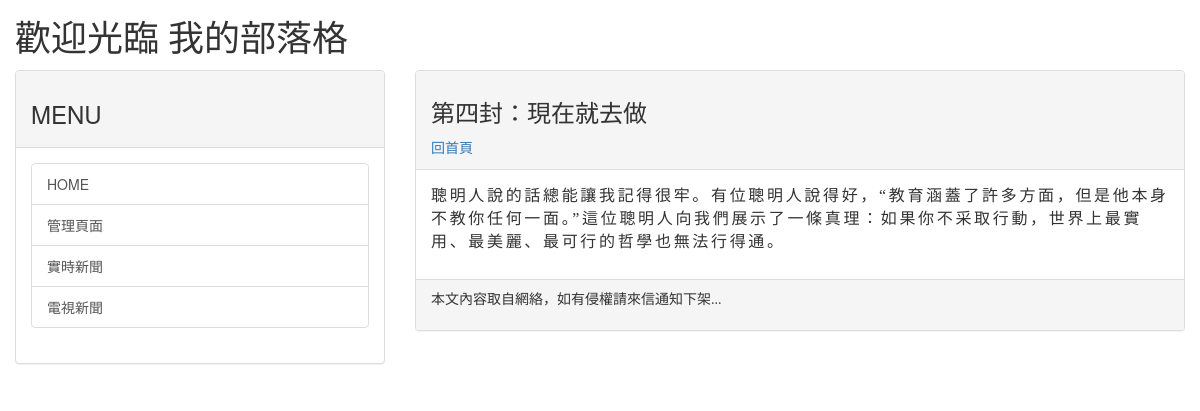
The app's page /post/004/ with its own data.
### mainsite/models.py (models this page shows, shortened)
class Post(models.Model):
    title = models.CharField(max_length=200)
    slug = models.CharField(max_length=200)
    body = models.TextField()
    pub_date = models.DateTimeField(default=timezone.now)
    class Meta:
        ordering = ('pub_date',)

### mainsite/views.py (the view)
# urls.py: path('post/<slug:slug>/', showpost),
def showpost(request, slug):
    template = get_template('post.html')
    try:
        post = Post.objects.get(slug=slug)
        if post != None:
            html = template.render(locals())
            return HttpResponse(html)
    except:
        return redirect('/')

### templates/post.html (shortened to what this page needs)
{% extends 'base.html' %}
{% block headmessage %}
    <h3 style='font-family:微軟正黑體;'>{{ post.title }}</h3>
    <a style='font-family:微軟正黑體;' href='/'>回首頁</a>
{% endblock %}
{% block content %}
    <p style='font-family:微軟正黑體;font-size:12pt;letter-spacing:2pt;'>
        {{ post.body | safe}}
    </p>
{% endblock %}

### records on screen
Post: title "第四封：現在就去做", body "聰明人說的話總能讓我記得很牢。有位聰明人說得好，“教育涵蓋了許多方面，但是他本身不教你任何一面。”這位聰明人向我們展示了一條真理：如果你不采取行動，世界上最實用、最美麗、最可行的哲學也無法行得通。"
